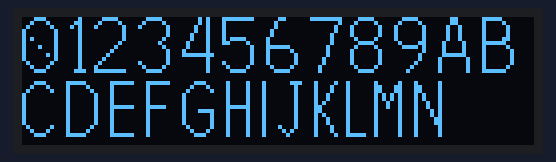
Recording of a sketch running on a simulated Arduino Uno, built with avr-gcc and run on an emulated ATmega328P. Shown: 128×32 one-colour display.

Above: at 0.1 s.
At 10.1 s:
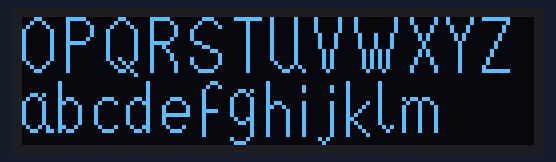
At 20.1 s:
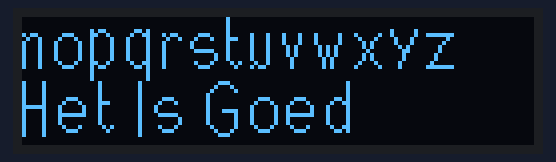
At 30.1 s:
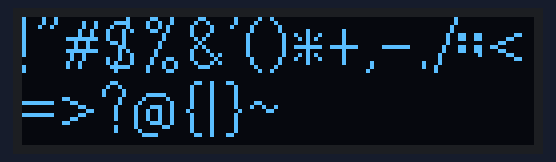
At 40.2 s:
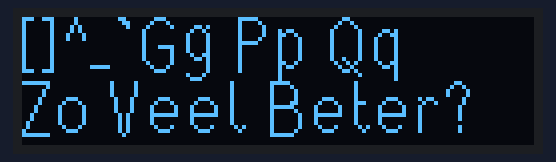

The sketch:

TestFont16pix.ino
```cpp
#include <Adafruit_SSD1306.h>  //Adafruit SSD 1306 by Adafruit
#include <Adafruit_GFX.h>
#include "font_16pix_high.h"

#define SCREEN_WIDTH 128 // OLED display width, in pixels
#define SCREEN_HEIGHT 32 // OLED display height, in pixels
#define SCREEN_ADDRESS 0x3C
#define OLED_RESET     -1

Adafruit_SSD1306 display(SCREEN_WIDTH, SCREEN_HEIGHT, &Wire, OLED_RESET);

void setup() {
  Serial.begin(115200);
  while (!Serial) {
    ; // wait for serial port to connect. Needed for native USB port only

  }
  display.begin(SSD1306_SWITCHCAPVCC, SCREEN_ADDRESS);
  display.clearDisplay();
  display.setFont(&font_16_pix);
  display.setTextSize(1);
  display.setTextColor(WHITE);
}


void loop() {

  display.clearDisplay();
  display.setCursor(0,16);
  display.print("0123456789ABCDEFGHIJKLMN");
  display.display();
  delay(10000);


  display.clearDisplay();
  display.setCursor(0,16);
  display.print("OPQRSTUVWXYZabcdefghijklm");
  display.display();
  delay(10000);

  display.clearDisplay();
  display.setCursor(0,16);
  display.print("nopqrstuvwxyz");
  display.setCursor(0,32);
  display.print("Het Is Goed");
  display.display();
  delay(10000);

  display.clearDisplay();
  display.setCursor(0,16);
  display.print("!\"#$%&'()*+,-./:;<=>?@{|}~");
  display.display();
  delay(10000);

  display.clearDisplay();
  display.setCursor(0,16);
  display.print("[\]^_`Gg Pp Qq");
  display.setCursor(0,32);
  display.print("Zo Veel Beter?");
  display.display();
  delay(10000);


}
```

Source omitted: t_16pix_high.h (data table, 11406 bytes)

Measured:
- by itself, everything shown: repeats every 50.1 s, in 5 steps
- what the display in image 1 shows lasts 10.0 s, from 10.1 s to 20.1 s
